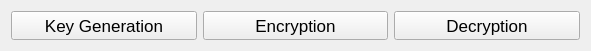
   <widget class="QWidget" name="horizontalLayoutWidget">
    <property name="geometry">
     <rect>
      <x>30</x>
      <y>10</y>
      <width>591</width>
      <height>51</height>
     </rect>
    </property>
    <layout class="QHBoxLayout" name="horizontalLayout">
     <item>
      <widget class="QPushButton" name="pushButton_gp_key_gener">
       <property name="enabled">
        <bool>true</bool>
       </property>
       <property name="sizePolicy">
        <sizepolicy hsizetype="Expanding" vsizetype="Minimum">
         <horstretch>0</horstretch>
         <verstretch>0</verstretch>
        </sizepolicy>
       </property>
       <property name="font">
        <font>
         <pointsize>13</pointsize>
         <weight>50</weight>
         <bold>false</bold>
        </font>
       </property>
       <property name="text">
        <string>Key Generation</string>
       </property>
      </widget>
     </item>
     <item>
      <widget class="QPushButton" name="pushButton__gp_encryption">
       <property name="sizePolicy">
        <sizepolicy hsizetype="Expanding" vsizetype="Minimum">
         <horstretch>0</horstretch>
         <verstretch>0</verstretch>
        </sizepolicy>
       </property>
       <property name="font">
        <font>
         <pointsize>13</pointsize>
        </font>
       </property>
       <property name="text">
        <string>Encryption</string>
       </property>
      </widget>
     </item>
     <item>
      <widget class="QPushButton" name="pushButton_gp_decryption">
       <property name="sizePolicy">
        <sizepolicy hsizetype="Expanding" vsizetype="Minimum">
         <horstretch>0</horstretch>
         <verstretch>0</verstretch>
        </sizepolicy>
       </property>
       <property name="font">
        <font>
         <pointsize>13</pointsize>
        </font>
       </property>
       <property name="text">
        <string>Decryption</string>
       </property>
      </widget>
     </item>
    </layout>
   </widget>
